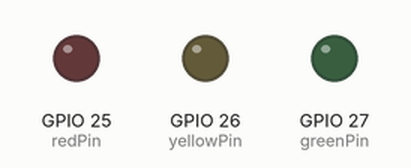
Recording of a sketch running on a simulated ESP32. On the bench: output pins drawn as LEDs (lit = HIGH). WiFi joins after 1.5 s; servers stay silent unless stated; web services answer with replies made up by the test bench; what the sketch prints to the serial monitor is not drawn.

Above: at 0.1 s.
At 1.6 s:
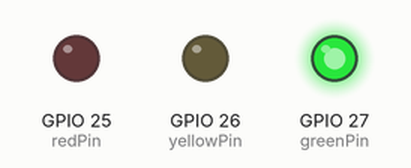
At 31.6 s:
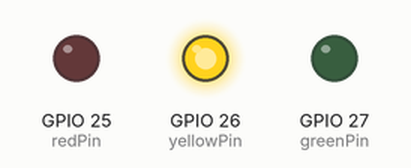
At 101.6 s:
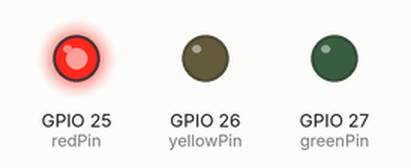
Timing chart, 0 to 103.1 s (numbered marks = the images above):
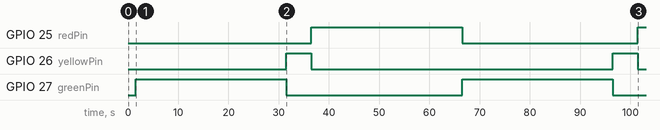

Measured:
- by itself, GPIO 25 (redPin): LOW → HIGH at 36.5 s, → LOW 30.0 s later, → HIGH 35.0 s later
- by itself, GPIO 26 (yellowPin): alternates HIGH for 5.0 s and LOW for 60.0 s
- by itself, GPIO 27 (greenPin): HIGH → LOW at 31.5 s, → HIGH 35.0 s later, → LOW 30.0 s later

The sketch:

traffic_light.ino
```cpp
#include <WiFi.h>
#include <HTTPClient.h>
#include <ArduinoJson.h>
#include <time.h>

// WiFi credentials
// const char* ssid = "TP-Link_56A7";
// const char* password = "A378904@";
const char* ssid = "jwaling's Galaxy A22 5G";
const char* password = "bxya0140";

// ThingSpeak settings
String apiKey = "CRYP45VHART8GYHV";  // Write API Key
const char* server = "api.thingspeak.com";

// Traffic light pins
const int redPin = 25;    // GPIO pin for red light
const int yellowPin = 26; // GPIO pin for yellow light
const int greenPin = 27;  // GPIO pin for green light

// Traffic light timing (in milliseconds)
const unsigned long greenTime = 30000;  // 30 seconds
const unsigned long yellowTime = 5000;  // 5 seconds
const unsigned long redTime = 30000;    // 30 seconds

// Variables to track state
int currentState = 0;  // 0 = Green, 1 = Yellow, 2 = Red
unsigned long stateStartTime = 0;
unsigned long lastUploadTime = 0;
const unsigned long uploadInterval = 5000;  // Upload every 5 seconds

void setup() {
  Serial.begin(115200);

  // Initialize traffic light pins
  pinMode(redPin, OUTPUT);
  pinMode(yellowPin, OUTPUT);
  pinMode(greenPin, OUTPUT);

  // Turn all lights off initially
  digitalWrite(redPin, LOW);
  digitalWrite(yellowPin, LOW);
  digitalWrite(greenPin, LOW);

  // Connect to WiFi
  WiFi.begin(ssid, password);
  Serial.print("Connecting to WiFi");
  while (WiFi.status() != WL_CONNECTED) {
    delay(500);
    Serial.print(".");
  }
  Serial.println();
  Serial.println("WiFi connected");
  Serial.println("IP address: ");
  Serial.println(WiFi.localIP());

  // Start with green light
  setTrafficLight(0);
  stateStartTime = millis();
}

void loop() {
  unsigned long currentTime = millis();
  unsigned long stateElapsedTime = currentTime - stateStartTime;

  // Check if it's time to change state
  if (currentState == 0 && stateElapsedTime >= greenTime) {
    // Change from Green to Yellow
    setTrafficLight(1);
    stateStartTime = currentTime;
  }
  else if (currentState == 1 && stateElapsedTime >= yellowTime) {
    // Change from Yellow to Red
    setTrafficLight(2);
    stateStartTime = currentTime;
  }
  else if (currentState == 2 && stateElapsedTime >= redTime) {
    // Change from Red to Green
    setTrafficLight(0);
    stateStartTime = currentTime;
  }

  // Upload data to ThingSpeak periodically
  if (currentTime - lastUploadTime >= uploadInterval) {
    uploadTrafficLightStatus();
    lastUploadTime = currentTime;
  }
}

void setTrafficLight(int state) {
  currentState = state;

  // Set lights based on state
  digitalWrite(greenPin, state == 0 ? HIGH : LOW);
  digitalWrite(yellowPin, state == 1 ? HIGH : LOW);
  digitalWrite(redPin, state == 2 ? HIGH : LOW);

  Serial.print("Traffic light changed to: ");
  if (state == 0) Serial.println("GREEN");
  else if (state == 1) Serial.println("YELLOW");
  else if (state == 2) Serial.println("RED");
}

void uploadTrafficLightStatus() {
  if (WiFi.status() != WL_CONNECTED) {
    Serial.println("WiFi not connected. Reconnecting...");
    WiFi.reconnect();
    return;
  }

  HTTPClient http;
  String url = "http://api.thingspeak.com/update?api_key=" + apiKey;

  // Calculate remaining time in current state
  unsigned long currentTime = millis();
  unsigned long stateElapsedTime = currentTime - stateStartTime;
  unsigned long remainingTime = 0;

  if (currentState == 0) {
    remainingTime = (greenTime > stateElapsedTime) ? (greenTime - stateElapsedTime) / 1000 : 0;
  } else if (currentState == 1) {
    remainingTime = (yellowTime > stateElapsedTime) ? (yellowTime - stateElapsedTime) / 1000 : 0;
  } else if (currentState == 2) {
    remainingTime = (redTime > stateElapsedTime) ? (redTime - stateElapsedTime) / 1000 : 0;
  }

  // ThingSpeak fields
  // Field 1: Traffic light state (0=Green, 1=Yellow, 2=Red)
  // Field 2: Remaining time in seconds
  url += "&field1=" + String(currentState) + "&field2=" + String(remainingTime);

  Serial.print("Uploading to ThingSpeak: State=");
  Serial.print(currentState);
  Serial.print(", Remaining Time=");
  Serial.print(remainingTime);
  Serial.println(" seconds");

  http.begin(url);
  int httpCode = http.GET();

  if (httpCode > 0) {
    String payload = http.getString();
    Serial.println("HTTP Response: " + payload);
  } else {
    Serial.println("HTTP GET failed");
  }

  http.end();
}
```
